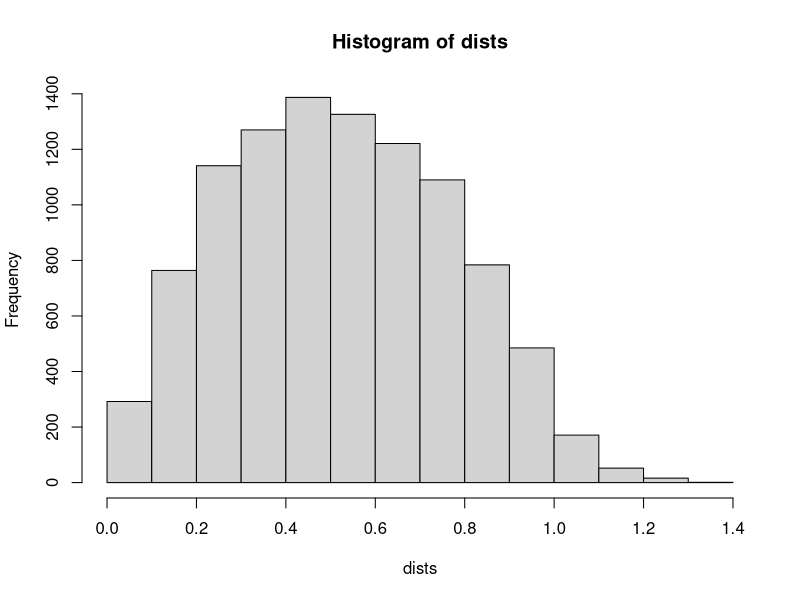

This chart was generated by the following R code:
dists <- c()
for (i in 1:10000) {
	P1 <- runif(2)
	P2 <- runif(2)
	dist <- sqrt(sum((P1-P2)^2))
	dists <- c(dists, dist)
}

mean.dist <- mean(dists)
sd.dist <- sd(dists)
cat(mean.dist, sd.dist, "\n")
hist(dists)